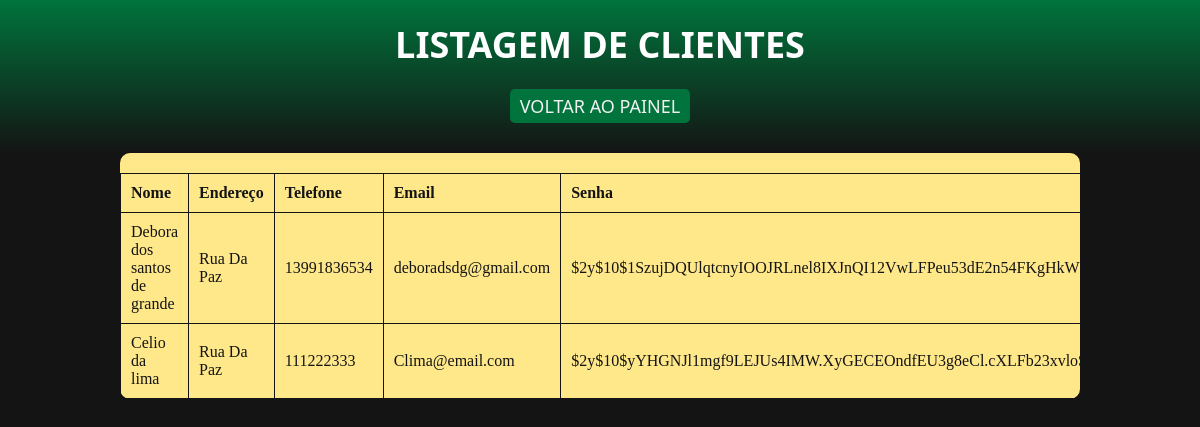
Before: /listarClientes.php with the older database file.
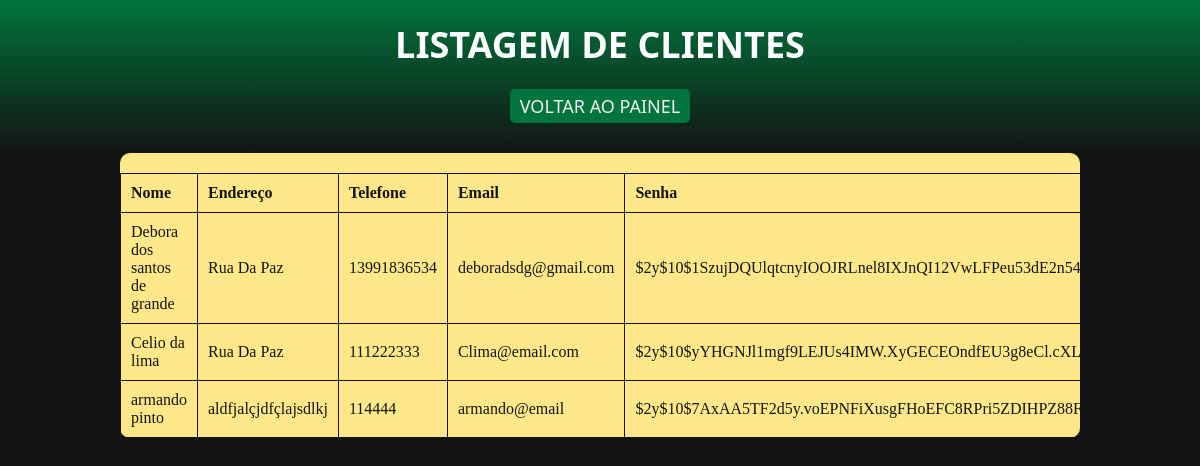
After: the same page with the newer database file.
### tables this page shows
CREATE TABLE clientes (
    id INTEGER PRIMARY KEY AUTOINCREMENT NOT NULL,
    nome TEXT,
    telefone TEXT,
    endereco TEXT,
    email TEXT,
    senha TEXT
);

### listarClientes.php (the view, shortened to what this page needs)
<?php
    require_once "ADMIN/conexao.php";
    $sql ="SELECT * FROM clientes";
    $comando = $pdo->prepare($sql);
    $comando->execute();
?>
<!DOCTYPE html>
<html lang="pt-br">
<head>
    <link rel="stylesheet" href="CSS/painel.css">
</head>
<body>
    <header>
        <h1>Listagem de clientes</h1>
        <a href="painel.php">Voltar ao Painel</a>
    </header>
    <main>
    <body>
        <table border="1">
        <tr>
            <th> Nome</th> <th> Endereço</th> <th> Telefone</th><th> Email</th><th>Senha</th>
        </tr>
        <?php
            while ($cliente = $comando->fetch()){
            ?>
            <tr>
                <td><?= $cliente['nome'] ?></td>
                <td><?= $cliente['endereco'] ?></td>
                <td><?= $cliente['telefone'] ?></td>
                <td><?= $cliente['email'] ?></td>
                <td><?= $cliente['senha'] ?></td>
            </tr>
            <?php
            }
            ?>
        </table>
    </body>
</html>

Changed rows visible on the page:
added clientes: nome "armando pinto", endereco "aldfjalçjdfçlajsdlkj", telefone "114444", email "armando@email", senha "$2y$10$7AxAA5TF2d5y.voEPNFiXusgFHoEFC8RPri5ZDIHPZ88FTMwHsggW"
